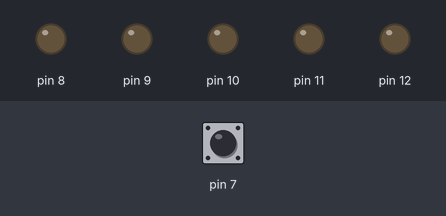
Simulated run of this sketch. Board: Arduino Uno, built with avr-gcc and run on an emulated ATmega328P. On the bench: output pins drawn as LEDs (lit = HIGH). The inputs (shaded band) are chosen by the test bench; at power-on: pin 7 HIGH.

Above: at 1.2 s.
1.3 s: pin 7 pulled LOW for 0.15 s
At 1.7 s:
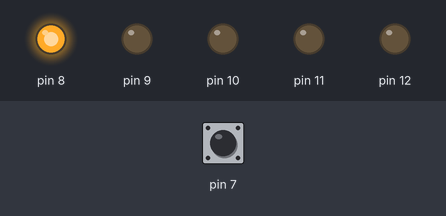
2.9 s: pin 7 pulled LOW for 1 s
At 4.1 s:
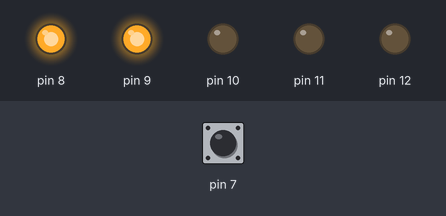
5.4 s: pin 7 pulled LOW for 0.15 s
At 6.0 s:
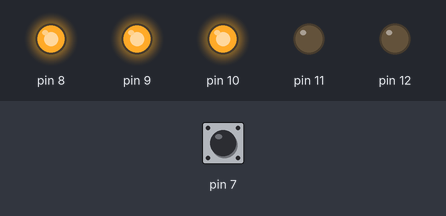
7.0 s: pin 7 pulled LOW for 3.2 s
At 8.4 s:
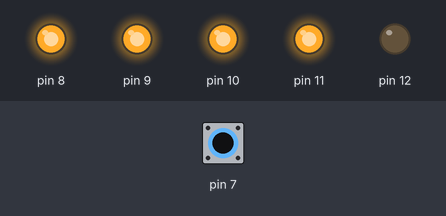
11.7 s: pin 7 pulled LOW for 0.15 s
At 12.0 s:
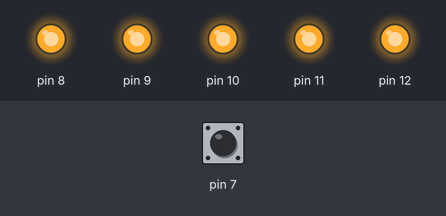
13.3 s: pin 7 pulled LOW for 1 s
At 14.4 s:
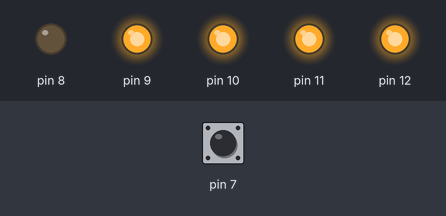
Timing chart, 0 to 16.3 s (numbered marks = the images above; inputs shaded):
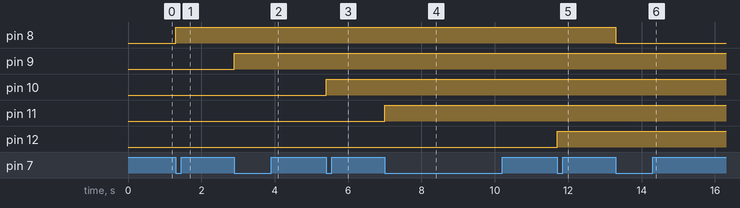

Measured:
- after the input at 1.3 s, pin 8: LOW → HIGH at once
- after the input at 2.9 s, pin 9: LOW → HIGH at once
- after the input at 5.4 s, pin 10: LOW → HIGH at once
- after the input at 7.0 s, pin 11: LOW → HIGH at once
- after the input at 11.7 s, pin 12: LOW → HIGH at once
- after the input at 13.3 s, pin 8: HIGH → LOW at once

The sketch:

sketch_aug05a.ino
```cpp
void setup() {
  pinMode(7, INPUT_PULLUP);
  pinMode(8, OUTPUT);
  pinMode(9, OUTPUT);
  pinMode(10, OUTPUT);
  pinMode(11, OUTPUT);
  pinMode(12, OUTPUT);
}

bool low_signal = true;
byte count_low_signal = 0;
bool ON = true;
const byte LED_NUM = 5;
byte LED_COUNT = 0;

void LEDControl(){
  if (LED_COUNT == LED_NUM){
    if(ON) ON = false;
    else ON = true;
    LED_COUNT = 0;
  }
  if(ON) digitalWrite((LED_COUNT++)+8,HIGH);
  else digitalWrite((LED_COUNT++)+8,LOW);
}

void loop() {
  if (!low_signal && digitalRead(7) && count_low_signal++ >= 100) low_signal = true;
  if (low_signal && !digitalRead(7)) {
    LEDControl();
    low_signal = false;
    count_low_signal = 0;
  }
}
```
